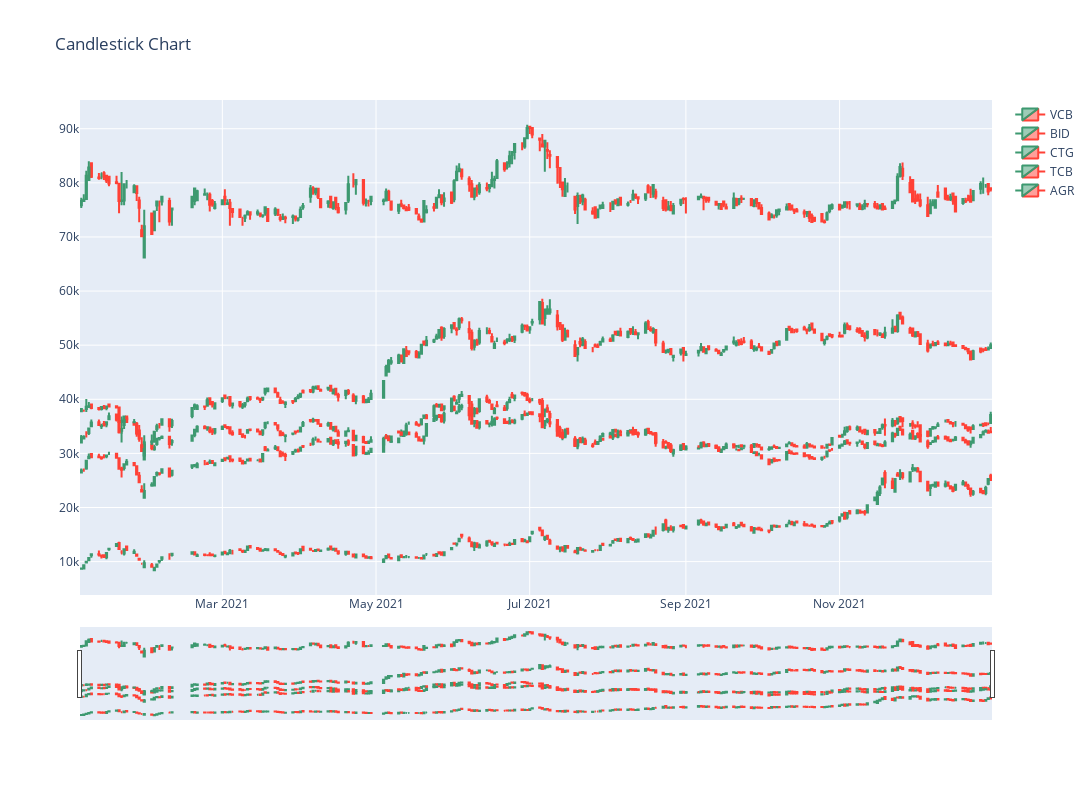

Notebook code for this chart:
### Markdown cell above
### chart

### Code cell
def candlestick_chart(df, banks, start_date, end_date):
    start_date = pd.to_datetime(start_date)
    end_date = pd.to_datetime(end_date)

    # Lọc dữ liệu theo ngày và ngân hàng
    df_filtered = df[(df['Date'] >= start_date) & (df['Date'] <= end_date) & (df['Stock symbol'].isin(banks))]

    # Tạo biểu đồ nến cho mỗi ngân hàng
    fig = go.Figure()

    for bank in banks:
        bank_data = df_filtered[df_filtered['Stock symbol'] == bank]
        fig.add_trace(go.Candlestick(x=bank_data['Date'],
                                     open=bank_data['Open'],
                                     high=bank_data['High'],
                                     low=bank_data['Low'],
                                     close=bank_data['Price'],
                                     name=bank))


    fig.update_layout(title_text='Candlestick Chart', width=1200, height=800)
    # Hiển thị biểu đồ
    fig.show()


# Danh sách các ngân hàng
banks = ['VCB', 'BID', 'CTG', 'TCB', 'AGR','VPB']

candlestick_chart(full_df, banks, '01/01/2021', '12/31/2021')

### Figure 1 — Plotly figure (JSON) as saved in the notebook; plotly's stock layout.template omitted (floating-point values rounded to 4 significant figures; data arrays with more than 128 entries replaced by an {"elided": "..."} marker saying what was removed)
{"data": [{"close": {"elided": "250 int values"}, "high": {"elided": "250 int values"}, "low": {"elided": "250 int values"}, "name": "VCB", "open": {"elided": "250 int values"}, "type": "candlestick", "x": {"elided": "250 str values"}}, {"close": {"elided": "250 float values"}, "high": {"elided": "250 float values"}, "low": {"elided": "250 float values"}, "name": "BID", "open": {"elided": "250 float values"}, "type": "candlestick", "x": {"elided": "250 str values"}}, {"close": {"elided": "250 float values"}, "high": {"elided": "250 float values"}, "low": {"elided": "250 float values"}, "name": "CTG", "open": {"elided": "250 float values"}, "type": "candlestick", "x": {"elided": "250 str values"}}, {"close": {"elided": "250 int values"}, "high": {"elided": "250 int values"}, "low": {"elided": "250 int values"}, "name": "TCB", "open": {"elided": "250 int values"}, "type": "candlestick", "x": {"elided": "250 str values"}}, {"close": {"elided": "250 float values"}, "high": {"elided": "250 float values"}, "low": {"elided": "250 float values"}, "name": "AGR", "open": {"elided": "250 float values"}, "type": "candlestick", "x": {"elided": "250 str values"}}, {"close": [], "high": [], "low": [], "name": "VPB", "open": [], "type": "candlestick", "x": []}], "layout": {"height": 800, "title": {"text": "Candlestick Chart"}, "width": 1200}}
